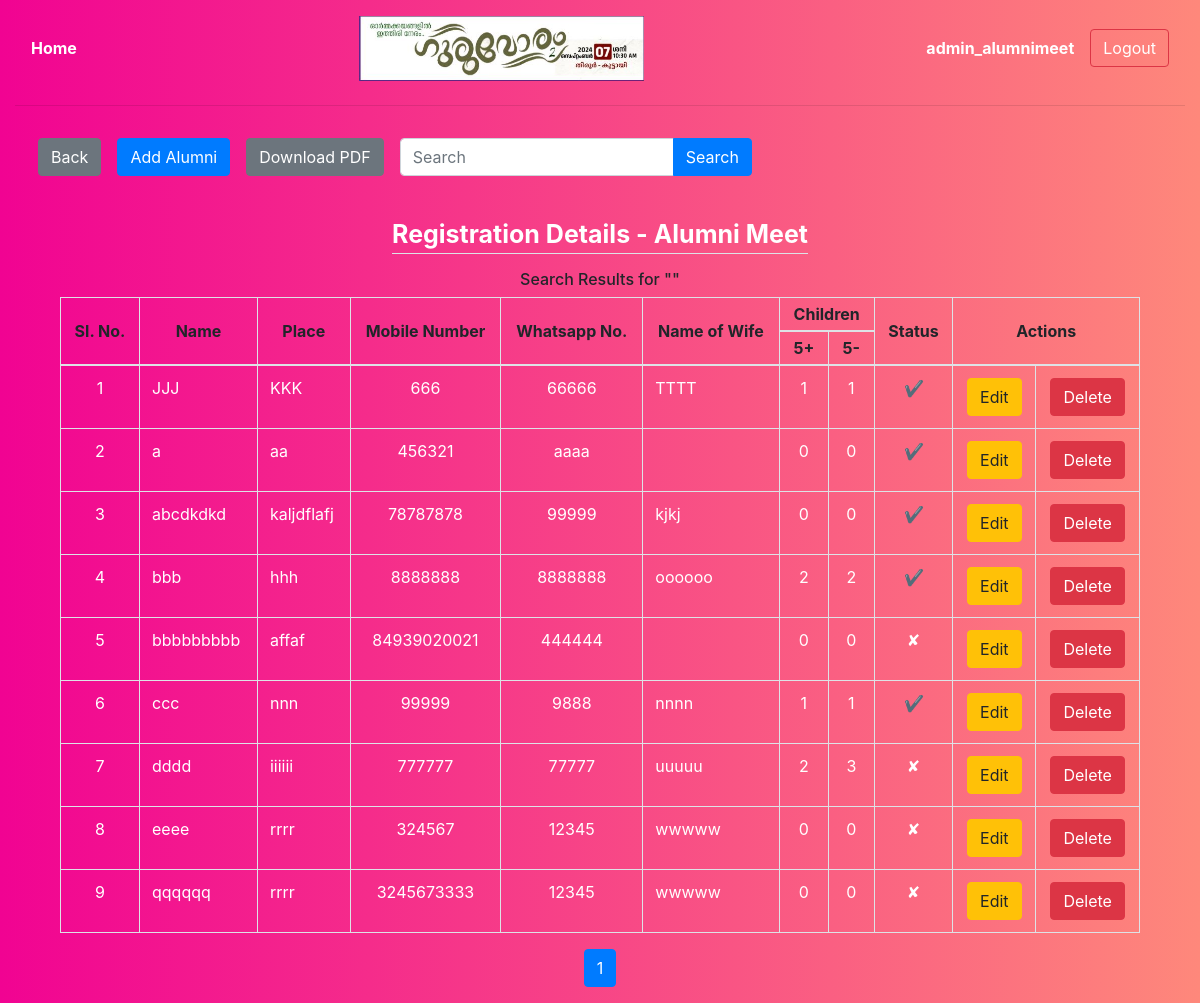
The app's page /search/?page=3 (signed in), older data.
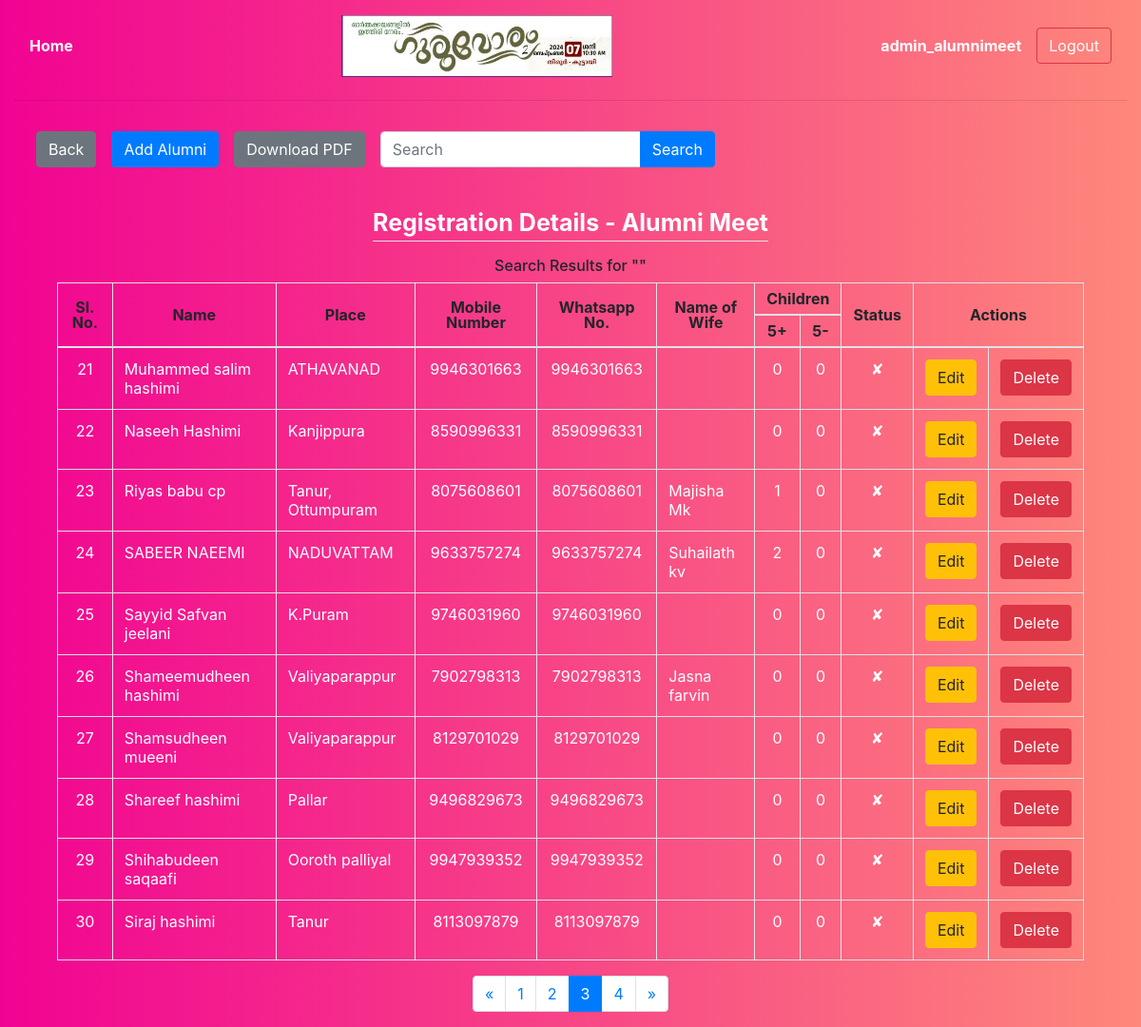
The same page, newer data.
### register_app/models.py (models this page shows)
class Alumni(models.Model):
    name = models.CharField(max_length=100)
    place = models.CharField(max_length=100)
    mobile_number = models.CharField(max_length=15, unique=True)
    whatsapp_number = models.CharField(max_length=15)
    name_of_wife = models.CharField(max_length=15, blank=True, default=None)
    no_of_child_below_5 = models.IntegerField(default=0)
    no_of_child_above_5 = models.IntegerField(default=0)
    is_registered = models.BooleanField(default=False)
    class Meta:
        ordering = ['name']

### register_app/views.py (the view)
# urls.py: path('search/', search, name="search"),
@login_required
def search(request):
    alumni_queryset = Alumni.objects.all()
    keyword = request.GET.get('keyword', '')
    if keyword:
        alumni_queryset = alumni_queryset.filter(
            Q(name__icontains=keyword) |
            Q(name_of_wife__icontains=keyword) |
            Q(mobile_number__icontains=keyword)
        )
    alumni_count = alumni_queryset.count()
    paginator = Paginator(alumni_queryset, 10)
    page_number = request.GET.get('page')
    page_obj = paginator.get_page(page_number)
    context = {
        'page_obj': page_obj,
        'alumni_count': alumni_count,
        'keyword': keyword
    }
    return render(request, 'alumni/alumni_list.html', context)

### templates/alumni/alumni_list.html (shortened to what the changed rows need)
{% extends 'admin/base.html' %}
{% block content %}
    <div class="container">
        <main class="col-md-12">
            <div class="table-responsive">
                <table class="table table-hover table-bordered sticky-header">
                    <thead>
                        <tr style="text-align: center;">
                            <th class="align-middle" style="line-height: 1;" rowspan="2">Sl. No.</th>
                            <th class="align-middle" style="line-height: 1;" rowspan="2">Name</th>
                            <th class="align-middle" style="line-height: 1;" rowspan="2">Place</th>
                            <th class="align-middle" style="line-height: 1;" rowspan="2">Mobile Number</th>
                            <th class="align-middle" style="line-height: 1;" rowspan="2">Whatsapp No.</th>
                            <th class="align-middle" style="line-height: 1;" rowspan="2">Name of Wife</th>
                            <th class="align-middle" style="line-height: .5;" colspan="2">Children</th>
                            <th class="align-middle" style="line-height: 1;" rowspan="2">Status</th>
                            <th class="align-middle" style="line-height: 1;" colspan="2" rowspan="2">Actions</th>
                        </tr>
                        <tr style="text-align: center;">
                            <th style="line-height: .5;">5+</th>
                            <th style="line-height: .5;">5-</th>
                        </tr>
                    </thead>
                    <tbody>
                        {% for alumni in page_obj %}
                            <tr class="text-white">
                                <td class="text-center">{{ forloop.counter0|add:page_obj.start_index }}</td>
                                <td>{{ alumni.name }}</td>
                                <td>{{ alumni.place }}</td>
                                <td class="text-center">{{ alumni.mobile_number }}</td>
                                <td class="text-center">{{ alumni.whatsapp_number }}</td>
                                <td>{{ alumni.name_of_wife }}</td>
                                <td class="text-center">{{ alumni.no_of_child_below_5 }}</td>
                                <td class="text-center">{{ alumni.no_of_child_above_5 }}</td>
                                <td class="text-center">
                                    {% if alumni.is_registered %}
                                        &#10004;
                                    {% else %}
                                        &#10008;
                                    {% endif %}
                                </td>
                                <td class="text-center"><a class="btn btn-warning" href="{% url 'alumni_update' alumni.pk %}">Edit</a></td>
                                <td class="text-center"><a class="btn btn-danger" href="{% url 'alumni_delete' alumni.pk %}"
                                    onclick="return confirm('Are you sure you want to delete this Alumni?')">Delete</a></td>
                            </tr>
                        {% empty %}
                            <tr>
                                <td colspan="11" class="text-center text-white"><strong>No alumni found.</strong></td>
                            </tr>
                        {% endfor %}
                    </tbody>
                </table>
            </div>
            <div class="d-flex justify-content-center">
                <nav aria-label="Page navigation">
                    <ul class="pagination">
                        {% if page_obj.has_previous %}
                        <li class="page-item">
                            <a class="page-link" href="?page={{ page_obj.previous_page_number }}" aria-label="Previous">
                                <span aria-hidden="true">&laquo;</span>
                            </a>
                        </li>
                        {% endif %}
                        {% for num in page_obj.paginator.page_range %}
                            <li class="page-item {% if page_obj.number == num %}active{% endif %}">
                                <a class="page-link" href="?page={{ num }}">{{ num }}</a>
                            </li>
                        {% endfor %}
                        {% if page_obj.has_next %}
                            <li class="page-item">
                                <a class="page-link" href="?page={{ page_obj.next_page_number }}" aria-label="Next">
                                    <span aria-hidden="true">&raquo;</span>
                                </a>
                            </li>
                        {% endif %}
                    </ul>
                </nav>
            </div>
        </main>
    </div>
{% endblock %}

Row changes from the older to the newer data that the page shows:
no longer on this page (row unchanged): Alumni: name "JJJ", place "KKK", mobile_number "666", whatsapp_number "66666", name_of_wife "TTTT", no_of_child_below_5 "1", no_of_child_above_5 "1"
no longer on this page (row unchanged): Alumni: name "a", place "aa", mobile_number "456321", whatsapp_number "aaaa", no_of_child_below_5 "0", no_of_child_above_5 "0"
no longer on this page (row unchanged): Alumni: name "abcdkdkd", place "kaljdflafj", mobile_number "78787878", whatsapp_number "99999", name_of_wife "kjkj", no_of_child_below_5 "0", no_of_child_above_5 "0"
no longer on this page (row unchanged): Alumni: name "bbb", place "hhh", mobile_number "8888888", whatsapp_number "8888888", name_of_wife "oooooo", no_of_child_below_5 "2", no_of_child_above_5 "2"
no longer on this page (row unchanged): Alumni: name "bbbbbbbbb", place "affaf", mobile_number "84939020021", whatsapp_number "444444", no_of_child_below_5 "0", no_of_child_above_5 "0"
no longer on this page (row unchanged): Alumni: name "ccc", place "nnn", mobile_number "99999", whatsapp_number "9888", name_of_wife "nnnn", no_of_child_below_5 "1", no_of_child_above_5 "1"
no longer on this page (row unchanged): Alumni: name "dddd", place "iiiiii", mobile_number "777777", whatsapp_number "77777", name_of_wife "uuuuu", no_of_child_below_5 "2", no_of_child_above_5 "3"
no longer on this page (row unchanged): Alumni: name "eeee", place "rrrr", mobile_number "324567", whatsapp_number "12345", name_of_wife "wwwww", no_of_child_below_5 "0", no_of_child_above_5 "0"
no longer on this page (row unchanged): Alumni: name "qqqqqq", place "rrrr", mobile_number "3245673333", whatsapp_number "12345", name_of_wife "wwwww", no_of_child_below_5 "0", no_of_child_above_5 "0"
added Alumni: name "Muhammed salim hashimi", place "ATHAVANAD", mobile_number "9946301663", whatsapp_number "9946301663", no_of_child_below_5 "0", no_of_child_above_5 "0"
added Alumni: name "Naseeh Hashimi", place "Kanjippura", mobile_number "8590996331", whatsapp_number "8590996331", no_of_child_below_5 "0", no_of_child_above_5 "0"
added Alumni: name "Riyas babu cp", place "Tanur, Ottumpuram", mobile_number "8075608601", whatsapp_number "8075608601", name_of_wife "Majisha Mk", no_of_child_below_5 "1", no_of_child_above_5 "0"
added Alumni: name "SABEER NAEEMI", place "NADUVATTAM", mobile_number "9633757274", whatsapp_number "9633757274", name_of_wife "Suhailath kv", no_of_child_below_5 "2", no_of_child_above_5 "0"
added Alumni: name "Sayyid Safvan jeelani", place "K.Puram", mobile_number "9746031960", whatsapp_number "9746031960", no_of_child_below_5 "0", no_of_child_above_5 "0"
added Alumni: name "Shameemudheen hashimi", place "Valiyaparappur", mobile_number "7902798313", whatsapp_number "7902798313", name_of_wife "Jasna farvin", no_of_child_below_5 "0", no_of_child_above_5 "0"
added Alumni: name "Shamsudheen mueeni", place "Valiyaparappur", mobile_number "8129701029", whatsapp_number "8129701029", no_of_child_below_5 "0", no_of_child_above_5 "0"
added Alumni: name "Shareef hashimi", place "Pallar", mobile_number "9496829673", whatsapp_number "9496829673", no_of_child_below_5 "0", no_of_child_above_5 "0"
added Alumni: name "Shihabudeen saqaafi", place "Ooroth palliyal", mobile_number "9947939352", whatsapp_number "9947939352", no_of_child_below_5 "0", no_of_child_above_5 "0"
added Alumni: name "Siraj hashimi", place "Tanur", mobile_number "8113097879", whatsapp_number "8113097879", no_of_child_below_5 "0", no_of_child_above_5 "0"
Text that changed along with them:
new list line: "2"
new list line: "3"
new list line: "4"
